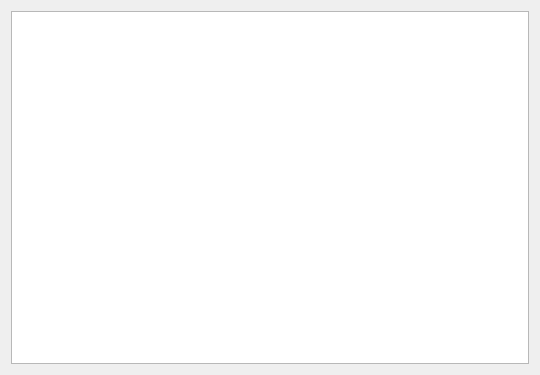
<?xml version="1.0" encoding="UTF-8"?>
<ui version="4.0">
 <class>Form</class>
 <widget class="QWidget" name="Form">
  <property name="geometry">
   <rect>
    <x>0</x>
    <y>0</y>
    <width>540</width>
    <height>375</height>
   </rect>
  </property>
  <property name="windowTitle">
   <string>Form</string>
  </property>
  <layout class="QHBoxLayout" name="horizontalLayout">
   <item>
    <widget class="QTableWidget" name="tableWidget"/>
   </item>
  </layout>
 </widget>
 <resources/>
 <connections/>
</ui>
